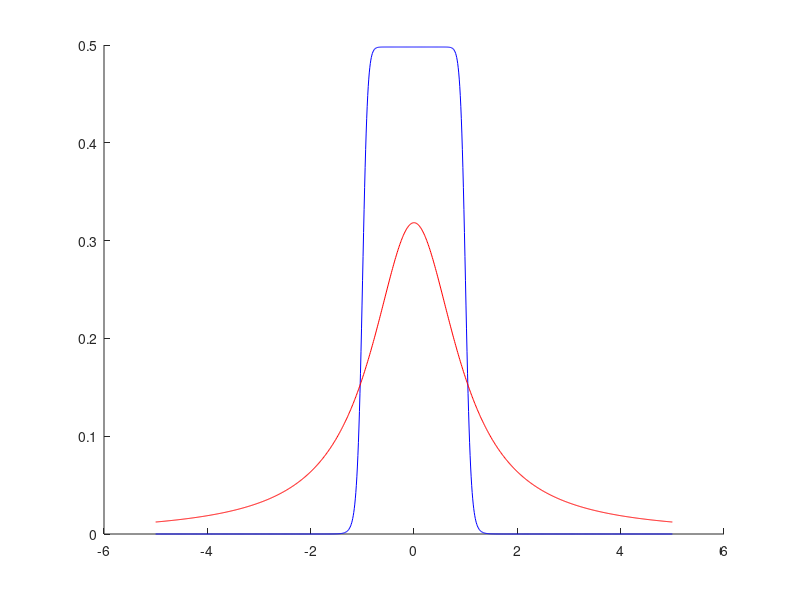

MATLAB code to generate this figure: (Note: this script raises an error after producing the figure.)
% Rectangular-type distribution of heterogeinity
% Isskaitopa sinapsio lygtis
% cia naudojamas modelis su (a1,a2) kintamaisias
% palikti visi nariai 
%close all
clearvars
del=0.2; % half width at half maximum (HWHM)
J=2;
muv=1; % eta average
tau=1; % membane time
taus=1; % synaptic time
n=10; % aproksimacijos eile
sig2=0.04 ; % intensity of the Gaussian noise
%zeta=zet(m); % zeta(m) koeficientu pagaminimas
zeta=exp(1i*pi*(2*(1:n)-1)/2/n);
b=-1i*sin(pi/(2*n))*zeta;
P.del=del; P.J=J; P.muv=muv; P.tau=tau; P.taus=taus; P.zeta=zeta; P.b=b; P.sig2=sig2;
Tpral=2000;
Tint=60; 
N=1000;
x=linspace(-5, 5,N);
C=(n/pi)*sin(pi/(2*n));
g=C./(1+x.^(2*n));
gL=(1/pi)*1./(1+x.^2); % Caushy (Lorenco) skirstinys

figure
hold on;
plot(x,g,'-b')
plot(x,gL,'-r')


%wm0=zeros(2*n+1,1); % initial condition;
 a1=1*rand(n,1)-1i*rand(n,1); % initial condition;
 a2=a1.^2;
 wm0=[a1;a2;0];

options=odeset('RelTol',1e-7,'AbsTol',1e-12);
[~,wm] = ode45(@(t,wm) MFE(t,wm,P), [0, Tpral], wm0,options);
wm0=(wm(end,:)).';
[t,wm] = ode45(@(t,wm) MFE(t,wm,P), [0, Tint], wm0,options);
a1=wm(:,1:n);
a2=wm(:,n+1:2*n);
kap=a2-a1.*a1;
w=((1-a1)./(1+a1)+2*kap./(1+a1).^3)*b.';


% disp(wm(end,:))
% disp(am.*wm(end,:))
% disp(am)
% disp(w(end))
r=real(w)/(pi*tau);
v=-imag(w);
%disp(wm(end,:))
figure
plot(v,r)

save('mean_field_changed_del.mat','t','r') 

figure
plot(t,r)
ylabel('$r$','Interpreter','latex')
xlabel('$t$','Interpreter','latex')


function dydt = MFE(~,wm,P)
del=P.del; J=P.J; muv=P.muv; tau=P.tau; taus=P.taus; zeta=P.zeta; b=P.b; sig2=P.sig2;
n=(length(wm)-1)/2;
a1=wm(1:n);
a2=wm(n+1:2*n);
a3=3*a1.*a2-2*a1.^3;
a4=a1.^2.*(6*a2-5*a1.^2);
kap=a2-a1.*a1;
w=b*((1-a1)./(1+a1)+2*kap./(1+a1).^3);
r=real(w)/(tau*pi);
A=muv+del*zeta.'-J*tau*wm(2*n+1);
dydt1=1i*((A+1).*a1+(A-1).*(1+a2)/2)-sig2*(1.5*a1+0.5+1.5*a2+0.5*a3);
dydt2=1i*2*((A+1).*a2+(A-1).*(a1+a3)/2)-sig2*(6*a2+3*a1+5*a3+0.5+1.5*a4);
dydt3=(-wm(2*n+1)+r)/taus;
dydt=[dydt1/tau;dydt2/tau;dydt3];  
end 


